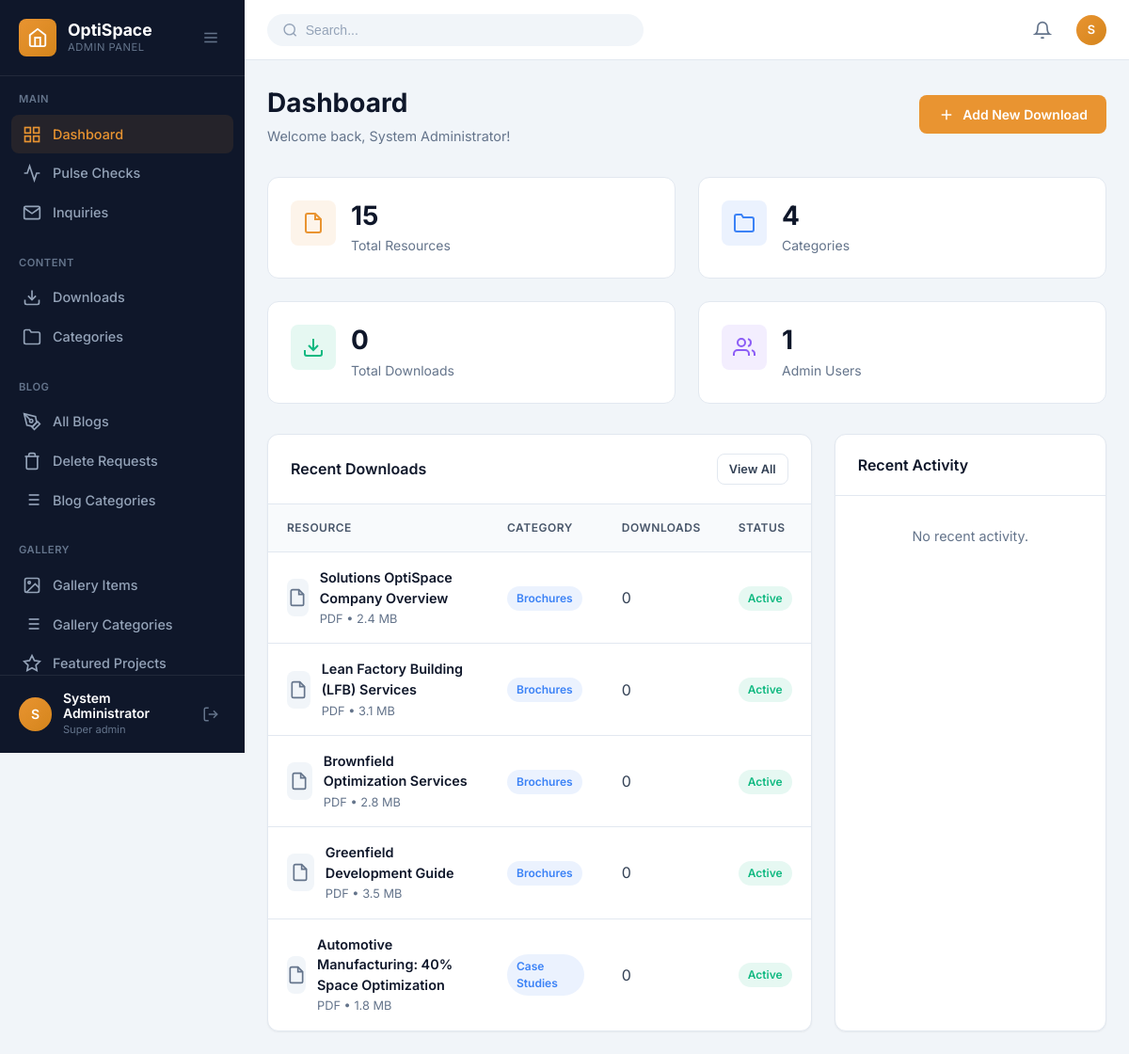
Page /admin/dashboard.php (signed in) on the committed database.
### tables this page shows
CREATE TABLE IF NOT EXISTS downloads (
    id INT AUTO_INCREMENT PRIMARY KEY,
    category_id INT NOT NULL,
    title VARCHAR(255) NOT NULL,
    description TEXT DEFAULT NULL,
    file_path VARCHAR(500) NOT NULL,
    file_name VARCHAR(255) NOT NULL,
    file_type VARCHAR(20) DEFAULT 'PDF',
    file_size VARCHAR(20) DEFAULT NULL,
    thumbnail VARCHAR(255) DEFAULT NULL,
    download_count INT DEFAULT 0,
    is_featured TINYINT(1) DEFAULT 0,
    is_active TINYINT(1) DEFAULT 1,
    published_date DATE DEFAULT NULL,
    meta_title VARCHAR(255) DEFAULT NULL,
    meta_description TEXT DEFAULT NULL,
    created_by INT DEFAULT NULL,
    created_at TIMESTAMP DEFAULT CURRENT_TIMESTAMP,
    updated_at TIMESTAMP DEFAULT CURRENT_TIMESTAMP ON UPDATE CURRENT_TIMESTAMP,
    FOREIGN KEY (category_id) REFERENCES download_categories(id) ON DELETE RESTRICT,
    FOREIGN KEY (created_by) REFERENCES admin_users(id) ON DELETE SET NULL
);

CREATE TABLE IF NOT EXISTS download_categories (
    id INT AUTO_INCREMENT PRIMARY KEY,
    name VARCHAR(100) NOT NULL,
    slug VARCHAR(100) NOT NULL UNIQUE,
    description TEXT DEFAULT NULL,
    icon VARCHAR(50) DEFAULT 'document',
    color VARCHAR(20) DEFAULT '#E99431',
    sort_order INT DEFAULT 0,
    is_active TINYINT(1) DEFAULT 1,
    created_at TIMESTAMP DEFAULT CURRENT_TIMESTAMP,
    updated_at TIMESTAMP DEFAULT CURRENT_TIMESTAMP ON UPDATE CURRENT_TIMESTAMP
);

### admin/dashboard.php (the view, shortened to what this page needs)
<?php
$conn = getDBConnection();
$result = $conn->query("SELECT COUNT(*) as total FROM downloads WHERE is_active = 1");
$totalDownloads = $result->fetch_assoc()['total'];
$result = $conn->query("SELECT COUNT(*) as total FROM download_categories WHERE is_active = 1");
$totalCategories = $result->fetch_assoc()['total'];
$result = $conn->query("SELECT SUM(download_count) as total FROM downloads");
$totalDownloadCount = $result->fetch_assoc()['total'] ?? 0;
$recentDownloads = $conn->query("
    SELECT d.*, c.name as category_name
    FROM downloads d
    LEFT JOIN download_categories c ON d.category_id = c.id
    ORDER BY d.created_at DESC
    LIMIT 5
");
$recentActivity = $conn->query("
    SELECT a.*, u.full_name
    FROM admin_activity_log a
    LEFT JOIN admin_users u ON a.user_id = u.id
    ORDER BY a.created_at DESC
    LIMIT 10
");
include __DIR__ . '/includes/header.php';
?>
<div class="page-header">
    <div class="page-title-section">
        <h1 class="page-title">Dashboard</h1>
        <p class="page-subtitle">Welcome back, <?php echo htmlspecialchars($_SESSION['admin_name'] ?? 'Admin'); ?>!</p>
    </div>
    <div class="page-actions">
        <a href="download-add.php" class="btn btn-primary">
            <svg viewBox="0 0 24 24" fill="none" stroke="currentColor" stroke-width="2">
                <line x1="12" y1="5" x2="12" y2="19"/>
                <line x1="5" y1="12" x2="19" y2="12"/>
            </svg>
            Add New Download
        </a>
    </div>
</div>
<div class="stats-grid">
    <div class="stat-card">
        <div class="stat-icon orange">
            <svg viewBox="0 0 24 24" fill="none" stroke="currentColor" stroke-width="2">
                <path d="M14 2H6a2 2 0 0 0-2 2v16a2 2 0 0 0 2 2h12a2 2 0 0 0 2-2V8z"/>
                <polyline points="14 2 14 8 20 8"/>
            </svg>
        </div>
        <div class="stat-content">
            <div class="stat-value"><?php echo $totalDownloads; ?></div>
            <div class="stat-label">Total Resources</div>
        </div>
    </div>
    <div class="stat-card">
        <div class="stat-icon blue">
            <svg viewBox="0 0 24 24" fill="none" stroke="currentColor" stroke-width="2">
                <path d="M22 19a2 2 0 0 1-2 2H4a2 2 0 0 1-2-2V5a2 2 0 0 1 2-2h5l2 3h9a2 2 0 0 1 2 2z"/>
            </svg>
        </div>
        <div class="stat-content">
            <div class="stat-value"><?php echo $totalCategories; ?></div>
            <div class="stat-label">Categories</div>
        </div>
    </div>
    <div class="stat-card">
        <div class="stat-icon green">
            <svg viewBox="0 0 24 24" fill="none" stroke="currentColor" stroke-width="2">
                <path d="M21 15v4a2 2 0 0 1-2 2H5a2 2 0 0 1-2-2v-4"/>
                <polyline points="7 10 12 15 17 10"/>
                <line x1="12" y1="15" x2="12" y2="3"/>
            </svg>
        </div>
        <div class="stat-content">
            <div class="stat-value"><?php echo number_format($totalDownloadCount); ?></div>
            <div class="stat-label">Total Downloads</div>
        </div>
    </div>
    <div class="stat-card">
        <div class="stat-icon purple">
            <svg viewBox="0 0 24 24" fill="none" stroke="currentColor" stroke-width="2">
                <path d="M17 21v-2a4 4 0 0 0-4-4H5a4 4 0 0 0-4 4v2"/>
                <circle cx="9" cy="7" r="4"/>
                <path d="M23 21v-2a4 4 0 0 0-3-3.87"/>
                <path d="M16 3.13a4 4 0 0 1 0 7.75"/>
            </svg>
        </div>
        <div class="stat-content">
            <div class="stat-value">1</div>
            <div class="stat-label">Admin Users</div>
        </div>
    </div>
</div>
<div style="display: grid; grid-template-columns: 2fr 1fr; gap: 1.5rem;">
    <div class="card">
        <div class="card-header">
            <h3 class="card-title">Recent Downloads</h3>
            <a href="downloads.php" class="btn btn-secondary btn-sm">View All</a>
        </div>
        <div class="table-container">
            <table class="data-table">
                <thead>
                    <tr>
                        <th>Resource</th>
                        <th>Category</th>
                        <th>Downloads</th>
                        <th>Status</th>
                    </tr>
                </thead>
                <tbody>
                    <?php if ($recentDownloads->num_rows > 0): ?>
                        <?php while ($download = $recentDownloads->fetch_assoc()): ?>
                            <tr>
                                <td>
                                    <div class="table-item">
                                        <div class="table-item-icon">
                                            <svg viewBox="0 0 24 24" fill="none" stroke="currentColor" stroke-width="2">
                                                <path d="M14 2H6a2 2 0 0 0-2 2v16a2 2 0 0 0 2 2h12a2 2 0 0 0 2-2V8z"/>
                                                <polyline points="14 2 14 8 20 8"/>
                                            </svg>
                                        </div>
                                        <div class="table-item-info">
                                            <h4><?php echo htmlspecialchars($download['title']); ?></h4>
                                            <p><?php echo htmlspecialchars($download['file_type']); ?> • <?php echo htmlspecialchars($download['file_size']); ?></p>
                                        </div>
                                    </div>
                                </td>
                                <td>
                                    <span class="badge badge-info"><?php echo htmlspecialchars($download['category_name']); ?></span>
                                </td>
                                <td><?php echo number_format($download['download_count']); ?></td>
                                <td>
                                    <?php if ($download['is_active']): ?>
                                        <span class="badge badge-success">Active</span>
                                    <?php else: ?>
                                        <span class="badge badge-gray">Inactive</span>
                                    <?php endif; ?>
                                </td>
                            </tr>
                        <?php endwhile; ?>
                    <?php endif; ?>
                </tbody>
            </table>
        </div>
    </div>
    <div class="card">
        <div class="card-header">
            <h3 class="card-title">Recent Activity</h3>
        </div>
        <div class="card-body" style="padding: 0;">
            <div class="activity-list">
                <?php if ($recentActivity->num_rows > 0): ?>
                    <?php while ($activity = $recentActivity->fetch_assoc()): ?>
                        <div class="activity-item" style="display: flex; gap: 0.75rem; padding: 1rem 1.5rem; border-bottom: 1px solid var(--admin-gray-200);">
                            <div class="activity-icon" style="width: 32px; height: 32px; background: var(--admin-gray-100); border-radius: 50%; display: flex; align-items: center; justify-content: center; flex-shrink: 0;">
                                <svg viewBox="0 0 24 24" fill="none" stroke="currentColor" stroke-width="2" style="width: 16px; height: 16px; color: var(--admin-gray-500);">
                                    <polyline points="22 12 18 12 15 21 9 3 6 12 2 12"/>
                                </svg>
                            </div>
                            <div class="activity-content">
                                <p style="font-size: 0.875rem; color: var(--admin-gray-700); margin-bottom: 0.25rem;">
                                    <strong><?php echo htmlspecialchars($activity['full_name'] ?? 'System'); ?></strong>
                                    <?php echo htmlspecialchars($activity['action']); ?>
                                </p>
                                <span style="font-size: 0.75rem; color: var(--admin-gray-500);">
                                    <?php echo date('M j, Y g:i A', strtotime($activity['created_at'])); ?>
                                </span>
                            </div>
                        </div>
                    <?php endwhile; ?>
                <?php else: ?>
                    <div class="empty-state" style="padding: 2rem;">
                        <p>No recent activity.</p>
                    </div>
                <?php endif; ?>
            </div>
        </div>
    </div>
</div>
<?php include __DIR__ . '/includes/footer.php'; ?>

### rows in the picture
downloads: title "Solutions OptiSpace Company Overview", file_type "PDF", file_size "2.4 MB", category.name "Brochures", download_count "0", is_active "Active"
downloads: title "Lean Factory Building (LFB) Services", file_type "PDF", file_size "3.1 MB", category.name "Brochures", download_count "0", is_active "Active"
downloads: title "Brownfield Optimization Services", file_type "PDF", file_size "2.8 MB", category.name "Brochures", download_count "0", is_active "Active"
downloads: title "Greenfield Development Guide", file_type "PDF", file_size "3.5 MB", category.name "Brochures", download_count "0", is_active "Active"
downloads: title "Automotive Manufacturing: 40% Space Optimization", file_type "PDF", file_size "1.8 MB", category.name "Case Studies", download_count "0", is_active "Active"

### other values in the picture
substr($admin['full_name'] ?? 'A', 0, 1) "S"
$admin['full_name'] "System Administrator"
str_replace('_', ' ', $admin['role'] ?? 'Admin') "Super admin"
$_SESSION['admin_name'] "System Administrator"
$totalDownloads "15"
$totalCategories "4"
$totalDownloadCount "0"
